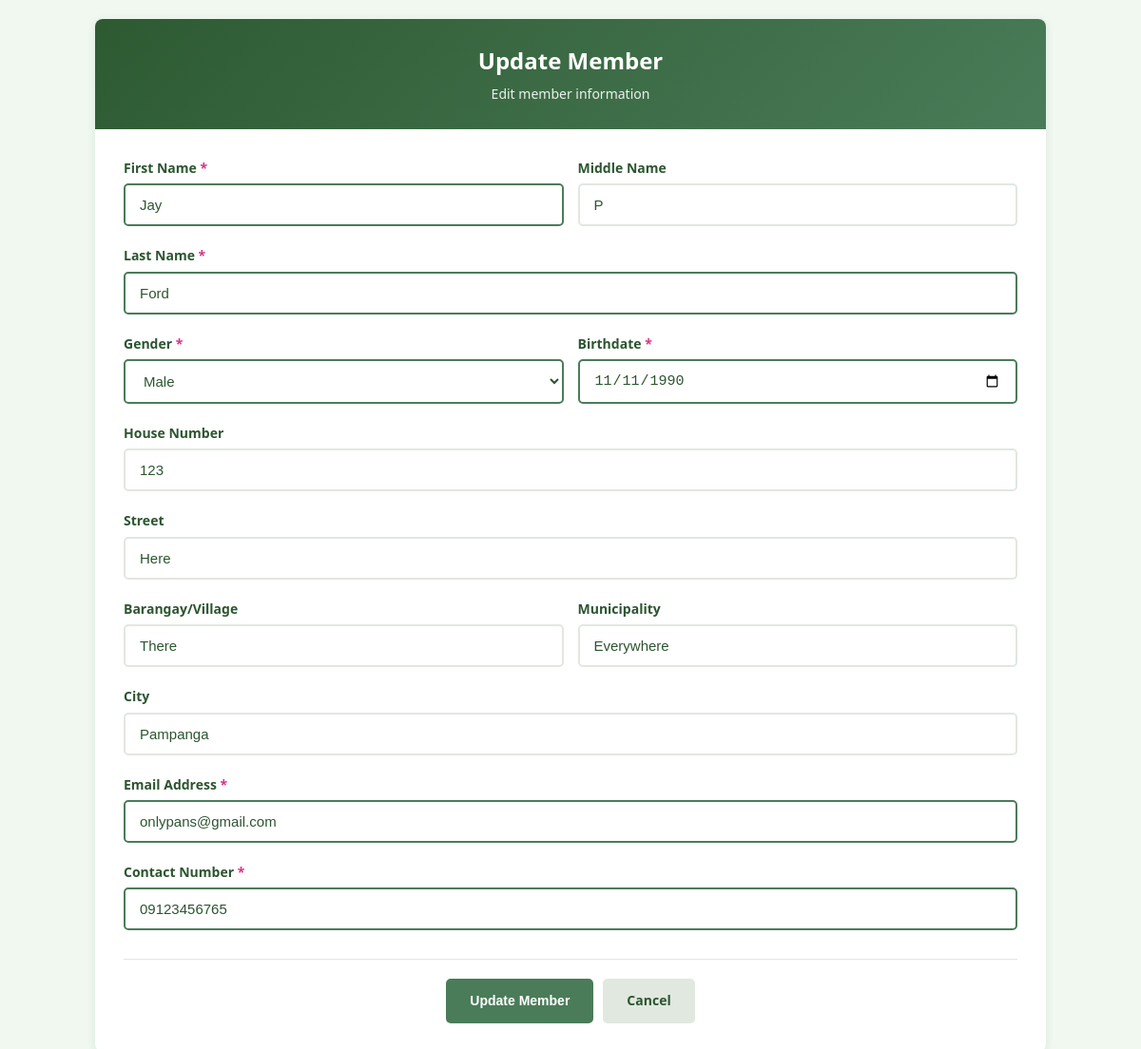
/update_member.php?id=1, run on the app's committed database.
### tables this page shows
CREATE TABLE `member` (
  `MemberID` int(11) NOT NULL AUTO_INCREMENT,
  `Firstname` varchar(255) NOT NULL,
  `Middlename` varchar(255) NOT NULL,
  `Lastname` varchar(255) NOT NULL,
  `Gender` varchar(10) NOT NULL,
  `Birthdate` date NOT NULL,
  `House_No` int(10) NOT NULL,
  `Street` varchar(255) NOT NULL,
  `Barangay_or_Village` varchar(255) NOT NULL,
  `Municipality` varchar(255) NOT NULL,
  `City` varchar(255) NOT NULL,
  `Email` varchar(255) NOT NULL,
  `Password` varchar(255) NOT NULL,
  `Contact_No` varchar(20) NOT NULL,
  PRIMARY KEY (`MemberID`)
);

### update_member.php (the view, shortened to what this page needs)
<?php
require_once 'connect_db.php';
$member_id = $_GET['id'];
$sql = "SELECT * FROM member WHERE MemberID = ?";
$stmt = $con->prepare($sql);
$stmt->bind_param("i", $member_id);
$stmt->execute();
$result = $stmt->get_result();
$member = $result->fetch_assoc();
?>
<!DOCTYPE html>
<html lang="en">
<head>
</head>
<body>
    <div class="container">
        <div class="header">
            <h1>Update Member</h1>
            <p>Edit member information</p>
        </div>
        <div class="form-container">
            <form method="post" action="update_member.php?id=<?php echo $member_id; ?>">
                <div class="row">
                    <div class="col">
                        <div class="form-group">
                            <label class="form-label" for="firstname">First Name <span class="required">*</span></label>
                            <input type="text" id="firstname" name="firstname" class="form-control"
                                   value="<?php echo htmlspecialchars($member['Firstname']); ?>" required>
                        </div>
                    </div>
                    <div class="col">
                        <div class="form-group">
                            <label class="form-label" for="middlename">Middle Name</label>
                            <input type="text" id="middlename" name="middlename" class="form-control"
                                   value="<?php echo htmlspecialchars($member['Middlename'] ?? ''); ?>">
                        </div>
                    </div>
                </div>
                <div class="form-group">
                    <label class="form-label" for="lastname">Last Name <span class="required">*</span></label>
                    <input type="text" id="lastname" name="lastname" class="form-control"
                           value="<?php echo htmlspecialchars($member['Lastname']); ?>" required>
                </div>
                <div class="row">
                    <div class="col">
                        <div class="form-group">
                            <label class="form-label" for="gender">Gender <span class="required">*</span></label>
                            <select id="gender" name="gender" class="form-control" required>
                                <option value="Male" <?php if ($member['Gender'] == 'Male') echo 'selected'; ?>>Male</option>
                            </select>
                        </div>
                    </div>
                    <div class="col">
                        <div class="form-group">
                            <label class="form-label" for="birthdate">Birthdate <span class="required">*</span></label>
                            <input type="date" id="birthdate" name="birthdate" class="form-control"
                                   value="<?php echo htmlspecialchars($member['Birthdate']); ?>" required>
                        </div>
                    </div>
                </div>
                <div class="form-group">
                    <label class="form-label" for="house_no">House Number</label>
                    <input type="text" id="house_no" name="house_no" class="form-control"
                           value="<?php echo htmlspecialchars($member['House_No'] ?? ''); ?>">
                </div>
                <div class="form-group">
                    <label class="form-label" for="street">Street</label>
                    <input type="text" id="street" name="street" class="form-control"
                           value="<?php echo htmlspecialchars($member['Street'] ?? ''); ?>">
                </div>
                <div class="row">
                    <div class="col">
                        <div class="form-group">
                            <label class="form-label" for="barangay_or_village">Barangay/Village</label>
                            <input type="text" id="barangay_or_village" name="barangay_or_village" class="form-control"
                                   value="<?php echo htmlspecialchars($member['Barangay_or_Village'] ?? ''); ?>">
                        </div>
                    </div>
                    <div class="col">
                        <div class="form-group">
                            <label class="form-label" for="municipality">Municipality</label>
                            <input type="text" id="municipality" name="municipality" class="form-control"
                                   value="<?php echo htmlspecialchars($member['Municipality'] ?? ''); ?>">
                        </div>
                    </div>
                </div>
                <div class="form-group">
                    <label class="form-label" for="city">City</label>
                    <input type="text" id="city" name="city" class="form-control"
                           value="<?php echo htmlspecialchars($member['City'] ?? ''); ?>">
                </div>
                <div class="form-group">
                    <label class="form-label" for="email">Email Address <span class="required">*</span></label>
                    <input type="email" id="email" name="email" class="form-control"
                           value="<?php echo htmlspecialchars($member['Email']); ?>" required>
                </div>
                <div class="form-group">
                    <label class="form-label" for="contact_no">Contact Number <span class="required">*</span></label>
                    <input type="text" id="contact_no" name="contact_no" class="form-control"
                           value="<?php echo htmlspecialchars($member['Contact_No']); ?>" required>
                </div>
                <div class="btn-group">
                    <button type="submit" class="btn btn-primary">Update Member</button>
                    <a href="view_member.php?id=<?php echo $member_id; ?>" class="btn btn-secondary">Cancel</a>
                </div>
            </form>
        </div>
    </div>
</body>
</html>

### update_member.php (style rules this page uses)
* { margin: 0; padding: 0; box-sizing: border-box; }
body { font-family: 'Segoe UI', Tahoma, Geneva, Verdana, sans-serif; background-color: #f0f8f0; color: #2c5530; line-height: 1.6; padding: 20px; }
.container { max-width: 1000px; margin: 0 auto; background: white; border-radius: 8px; box-shadow: 0 2px 10px rgba(44, 85, 48, 0.1); overflow: hidden; }
.header { background: linear-gradient(135deg, #2d5a31, #4a7c59); color: white; padding: 25px 30px; text-align: center; }
.header h1 { font-size: 24px; font-weight: 600; margin-bottom: 5px; }
.header p { opacity: 0.9; font-size: 14px; }
.form-container { padding: 30px; }
.form-group { margin-bottom: 20px; }
.form-label { display: block; font-weight: 600; color: #2c5530; margin-bottom: 5px; font-size: 14px; }
.form-control { width: 100%; padding: 12px 15px; border: 2px solid #e0e8e0; border-radius: 5px; font-size: 15px; background-color: white; color: #2c5530; transition: border-color 0.3s ease; }
.form-control:required:valid { border-color: #4a7c59; }
select.form-control { cursor: pointer; }
.row { display: flex; gap: 15px; }
.col { flex: 1; }
.btn-group { display: flex; gap: 10px; justify-content: center; margin-top: 30px; padding-top: 20px; border-top: 1px solid #e0e8e0; }
.btn { padding: 12px 25px; border: none; border-radius: 5px; font-size: 14px; font-weight: 600; cursor: pointer; text-decoration: none; display: inline-block; transition: all 0.3s ease; text-align: center; }
.btn-primary { background-color: #4a7c59; color: white; }
.btn-secondary { background-color: #e0e8e0; color: #2c5530; }
.required { color: #d63384; }

### data on the page
member: firstname "Jay", middlename "P", lastname "Ford", gender "Male", birthdate "11/11/1990", house_no "123", street "Here", barangay_or_village "There", municipality "Everywhere", city "Pampanga", email "onlypans@gmail.com", contact_no "09123456765"
